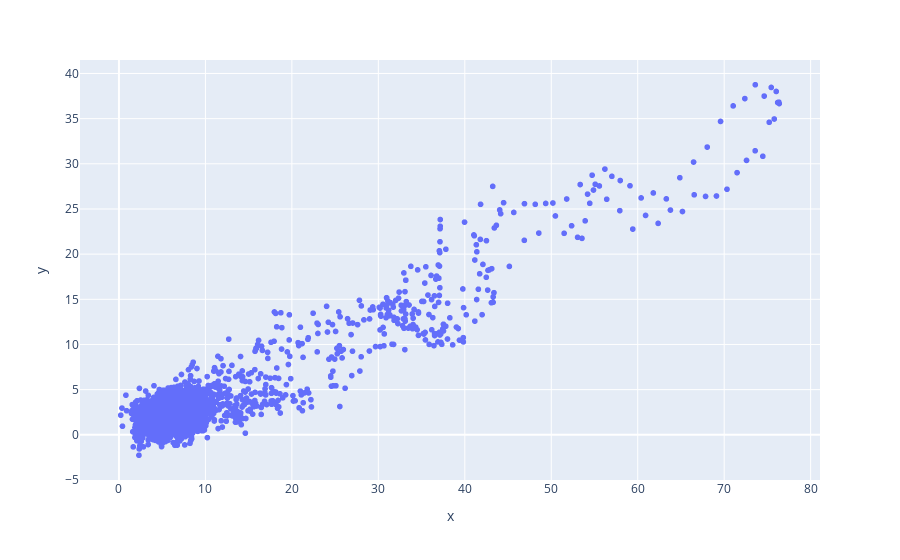

Here is the notebook cell this chart was saved with:
### Code cell
# start to run the regressions on the data

med_pass_elec = imf[:, 10:]
med_pass_means_elec = np.apply_along_axis(np.mean, 1, med_pass_elec)

med_pass_lng = lng_imf[:, 10:]
med_pass_means_lng = np.apply_along_axis(np.mean, 1, med_pass_lng)

px.scatter(x=med_pass_means_elec, y=med_pass_means_lng)

### Figure 1 — Plotly figure (JSON) as saved in the notebook; plotly's stock layout.template omitted (floating-point values rounded to 4 significant figures; data arrays with more than 128 entries replaced by an {"elided": "..."} marker saying what was removed)
{"data": [{"hovertemplate": "x=%{x}<br>y=%{y}<extra></extra>", "legendgroup": "", "marker": {"color": "#636efa", "symbol": "circle"}, "mode": "markers", "name": "", "showlegend": false, "type": "scattergl", "x": {"elided": "2209 float values"}, "xaxis": "x", "y": {"elided": "2209 float values"}, "yaxis": "y"}], "layout": {"legend": {"tracegroupgap": 0}, "margin": {"t": 60}, "xaxis": {"anchor": "y", "domain": [0, 1], "title": {"text": "x"}}, "yaxis": {"anchor": "x", "domain": [0, 1], "title": {"text": "y"}}}}
